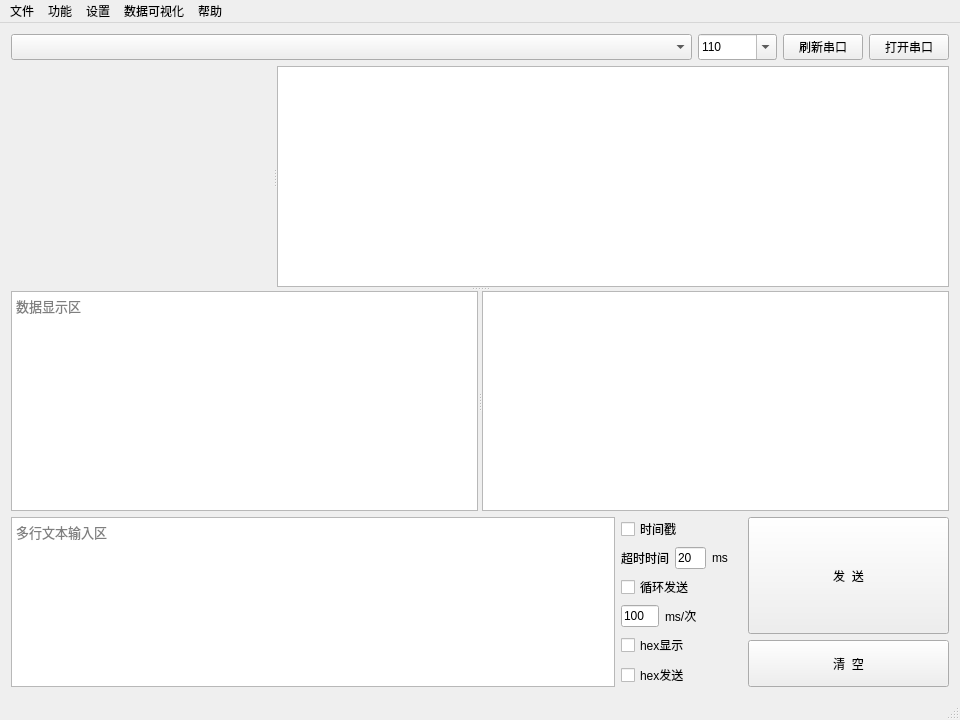
<?xml version="1.0" encoding="UTF-8"?>
<ui version="4.0">
 <class>MainWindow</class>
 <widget class="QMainWindow" name="MainWindow">
  <property name="geometry">
   <rect>
    <x>0</x>
    <y>0</y>
    <width>960</width>
    <height>720</height>
   </rect>
  </property>
  <property name="windowTitle">
   <string>串口调试助手</string>
  </property>
  <widget class="QWidget" name="centralWidget">
   <layout class="QGridLayout" name="gridLayout" rowstretch="1,18,1" columnstretch="0" rowminimumheight="0,0,0">
    <item row="0" column="0">
     <layout class="QHBoxLayout" name="horizontalLayout_info" stretch="1,0,0,0">
      <item>
       <widget class="QComboBox" name="comList">
        <property name="sizePolicy">
         <sizepolicy hsizetype="Preferred" vsizetype="Preferred">
          <horstretch>0</horstretch>
          <verstretch>0</verstretch>
         </sizepolicy>
        </property>
        <property name="editable">
         <bool>false</bool>
        </property>
       </widget>
      </item>
      <item>
       <widget class="QComboBox" name="baudrateList">
        <property name="sizePolicy">
         <sizepolicy hsizetype="Preferred" vsizetype="Preferred">
          <horstretch>0</horstretch>
          <verstretch>0</verstretch>
         </sizepolicy>
        </property>
        <property name="editable">
         <bool>true</bool>
        </property>
        <property name="currentText">
         <string>110</string>
        </property>
        <item>
         <property name="text">
          <string>110</string>
         </property>
        </item>
        <item>
         <property name="text">
          <string>300</string>
         </property>
        </item>
        <item>
         <property name="text">
          <string>600</string>
         </property>
        </item>
        <item>
         <property name="text">
          <string>1200</string>
         </property>
        </item>
        <item>
         <property name="text">
          <string>2400</string>
         </property>
        </item>
        <item>
         <property name="text">
          <string>4800</string>
         </property>
        </item>
        <item>
         <property name="text">
          <string>9600</string>
         </property>
        </item>
        <item>
         <property name="text">
          <string>14400</string>
         </property>
        </item>
        <item>
         <property name="text">
          <string>19200</string>
         </property>
        </item>
        <item>
         <property name="text">
          <string>38400</string>
         </property>
        </item>
        <item>
         <property name="text">
          <string>57600</string>
         </property>
        </item>
        <item>
         <property name="text">
          <string>74880</string>
         </property>
        </item>
        <item>
         <property name="text">
          <string>115200</string>
         </property>
        </item>
        <item>
         <property name="text">
          <string>128000</string>
         </property>
        </item>
        <item>
         <property name="text">
          <string>230400</string>
         </property>
        </item>
        <item>
         <property name="text">
          <string>256000</string>
         </property>
        </item>
        <item>
         <property name="text">
          <string>460800</string>
         </property>
        </item>
        <item>
         <property name="text">
          <string>500000</string>
         </property>
        </item>
        <item>
         <property name="text">
          <string>512000</string>
         </property>
        </item>
        <item>
         <property name="text">
          <string>600000</string>
         </property>
        </item>
        <item>
         <property name="text">
          <string>921600</string>
         </property>
        </item>
        <item>
         <property name="text">
          <string>1000000</string>
         </property>
        </item>
        <item>
         <property name="text">
          <string>1500000</string>
         </property>
        </item>
        <item>
         <property name="text">
          <string>2000000</string>
         </property>
        </item>
       </widget>
      </item>
      <item>
       <widget class="QPushButton" name="refreshCom">
        <property name="sizePolicy">
         <sizepolicy hsizetype="Minimum" vsizetype="Preferred">
          <horstretch>0</horstretch>
          <verstretch>0</verstretch>
         </sizepolicy>
        </property>
        <property name="text">
         <string>刷新串口</string>
        </property>
        <property name="shortcut">
         <string>F5</string>
        </property>
       </widget>
      </item>
      <item>
       <widget class="QPushButton" name="comSwitch">
        <property name="sizePolicy">
         <sizepolicy hsizetype="Minimum" vsizetype="Preferred">
          <horstretch>0</horstretch>
          <verstretch>0</verstretch>
         </sizepolicy>
        </property>
        <property name="text">
         <string>打开串口</string>
        </property>
        <property name="checkable">
         <bool>true</bool>
        </property>
       </widget>
      </item>
     </layout>
    </item>
    <item row="2" column="0">
     <layout class="QHBoxLayout" name="horizontalLayout_input" stretch="75,15,25">
      <item>
       <widget class="QTextEdit" name="textEdit">
        <property name="font">
         <font>
          <family>Consolas</family>
          <pointsize>10</pointsize>
         </font>
        </property>
        <property name="documentTitle">
         <string/>
        </property>
        <property name="html">
         <string>&lt;!DOCTYPE HTML PUBLIC &quot;-//W3C//DTD HTML 4.0//EN&quot; &quot;http://www.w3.org/TR/REC-html40/strict.dtd&quot;&gt;
&lt;html&gt;&lt;head&gt;&lt;meta name=&quot;qrichtext&quot; content=&quot;1&quot; /&gt;&lt;style type=&quot;text/css&quot;&gt;
p, li { white-space: pre-wrap; }
&lt;/style&gt;&lt;/head&gt;&lt;body style=&quot; font-family:'Consolas'; font-size:10pt; font-weight:400; font-style:normal;&quot;&gt;
&lt;p style=&quot;-qt-paragraph-type:empty; margin-top:0px; margin-bottom:0px; margin-left:0px; margin-right:0px; -qt-block-indent:0; text-indent:0px; font-family:'SimSun'; font-size:9pt;&quot;&gt;&lt;br /&gt;&lt;/p&gt;&lt;/body&gt;&lt;/html&gt;</string>
        </property>
        <property name="placeholderText">
         <string>多行文本输入区</string>
        </property>
       </widget>
      </item>
      <item>
       <layout class="QVBoxLayout" name="verticalLayout">
        <item>
         <widget class="QCheckBox" name="timeStampCheckBox">
          <property name="sizePolicy">
           <sizepolicy hsizetype="Minimum" vsizetype="Expanding">
            <horstretch>0</horstretch>
            <verstretch>0</verstretch>
           </sizepolicy>
          </property>
          <property name="text">
           <string>时间戳</string>
          </property>
         </widget>
        </item>
        <item>
         <layout class="QHBoxLayout" name="horizontalLayout" stretch="1,1,1">
          <item>
           <widget class="QLabel" name="label">
            <property name="text">
             <string>超时时间</string>
            </property>
           </widget>
          </item>
          <item>
           <widget class="QLineEdit" name="timeStampTimeOut">
            <property name="sizePolicy">
             <sizepolicy hsizetype="Expanding" vsizetype="Expanding">
              <horstretch>0</horstretch>
              <verstretch>0</verstretch>
             </sizepolicy>
            </property>
            <property name="text">
             <string>20</string>
            </property>
           </widget>
          </item>
          <item>
           <widget class="QLabel" name="label_3">
            <property name="text">
             <string>ms</string>
            </property>
           </widget>
          </item>
         </layout>
        </item>
        <item>
         <widget class="QCheckBox" name="cycleSendCheck">
          <property name="sizePolicy">
           <sizepolicy hsizetype="Minimum" vsizetype="Expanding">
            <horstretch>0</horstretch>
            <verstretch>0</verstretch>
           </sizepolicy>
          </property>
          <property name="text">
           <string>循环发送</string>
          </property>
         </widget>
        </item>
        <item>
         <layout class="QHBoxLayout" name="horizontalLayout_2" stretch="1,2">
          <item>
           <widget class="QLineEdit" name="sendInterval">
            <property name="sizePolicy">
             <sizepolicy hsizetype="Expanding" vsizetype="Expanding">
              <horstretch>0</horstretch>
              <verstretch>0</verstretch>
             </sizepolicy>
            </property>
            <property name="text">
             <string>100</string>
            </property>
           </widget>
          </item>
          <item>
           <widget class="QLabel" name="label_2">
            <property name="text">
             <string>ms/次</string>
            </property>
           </widget>
          </item>
         </layout>
        </item>
        <item>
         <widget class="QCheckBox" name="hexDisplay">
          <property name="sizePolicy">
           <sizepolicy hsizetype="Minimum" vsizetype="Expanding">
            <horstretch>0</horstretch>
            <verstretch>0</verstretch>
           </sizepolicy>
          </property>
          <property name="text">
           <string>hex显示</string>
          </property>
         </widget>
        </item>
        <item>
         <widget class="QCheckBox" name="hexSend">
          <property name="sizePolicy">
           <sizepolicy hsizetype="Minimum" vsizetype="Expanding">
            <horstretch>0</horstretch>
            <verstretch>0</verstretch>
           </sizepolicy>
          </property>
          <property name="text">
           <string>hex发送</string>
          </property>
         </widget>
        </item>
       </layout>
      </item>
      <item>
       <layout class="QGridLayout" name="gridLayout_2" rowstretch="5,2">
        <item row="1" column="0">
         <widget class="QPushButton" name="clearWindows">
          <property name="sizePolicy">
           <sizepolicy hsizetype="Minimum" vsizetype="Expanding">
            <horstretch>0</horstretch>
            <verstretch>0</verstretch>
           </sizepolicy>
          </property>
          <property name="text">
           <string>清  空</string>
          </property>
          <property name="shortcut">
           <string>Ctrl+Del</string>
          </property>
         </widget>
        </item>
        <item row="0" column="0">
         <widget class="QPushButton" name="sendButton">
          <property name="sizePolicy">
           <sizepolicy hsizetype="Minimum" vsizetype="Expanding">
            <horstretch>0</horstretch>
            <verstretch>0</verstretch>
           </sizepolicy>
          </property>
          <property name="text">
           <string>发  送</string>
          </property>
          <property name="shortcut">
           <string>Ctrl+Return</string>
          </property>
          <property name="default">
           <bool>false</bool>
          </property>
          <property name="flat">
           <bool>false</bool>
          </property>
         </widget>
        </item>
       </layout>
      </item>
     </layout>
    </item>
    <item row="1" column="0">
     <widget class="QSplitter" name="splitter_3">
      <property name="orientation">
       <enum>Qt::Vertical</enum>
      </property>
      <widget class="QSplitter" name="splitter_2">
       <property name="sizePolicy">
        <sizepolicy hsizetype="Preferred" vsizetype="Preferred">
         <horstretch>0</horstretch>
         <verstretch>0</verstretch>
        </sizepolicy>
       </property>
       <property name="orientation">
        <enum>Qt::Horizontal</enum>
       </property>
       <widget class="MyQCustomPlot" name="customPlot" native="true">
        <property name="sizePolicy">
         <sizepolicy hsizetype="Preferred" vsizetype="Expanding">
          <horstretch>0</horstretch>
          <verstretch>1</verstretch>
         </sizepolicy>
        </property>
        <property name="baseSize">
         <size>
          <width>0</width>
          <height>0</height>
         </size>
        </property>
       </widget>
       <widget class="QTableWidget" name="valueDisplay">
        <property name="contextMenuPolicy">
         <enum>Qt::CustomContextMenu</enum>
        </property>
       </widget>
      </widget>
      <widget class="QSplitter" name="splitter">
       <property name="minimumSize">
        <size>
         <width>0</width>
         <height>0</height>
        </size>
       </property>
       <property name="orientation">
        <enum>Qt::Horizontal</enum>
       </property>
       <widget class="QTextBrowser" name="textBrowser">
        <property name="font">
         <font>
          <family>Consolas</family>
          <pointsize>10</pointsize>
         </font>
        </property>
        <property name="contextMenuPolicy">
         <enum>Qt::CustomContextMenu</enum>
        </property>
        <property name="textInteractionFlags">
         <set>Qt::LinksAccessibleByKeyboard|Qt::LinksAccessibleByMouse|Qt::TextBrowserInteraction|Qt::TextSelectableByKeyboard|Qt::TextSelectableByMouse</set>
        </property>
        <property name="placeholderText">
         <string>数据显示区</string>
        </property>
        <property name="openExternalLinks">
         <bool>true</bool>
        </property>
       </widget>
       <widget class="QListWidget" name="multiString">
        <property name="font">
         <font>
          <family>Consolas</family>
          <pointsize>10</pointsize>
         </font>
        </property>
        <property name="contextMenuPolicy">
         <enum>Qt::CustomContextMenu</enum>
        </property>
       </widget>
      </widget>
     </widget>
    </item>
   </layout>
  </widget>
  <widget class="QStatusBar" name="statusBar"/>
  <widget class="QMenuBar" name="menuBar">
   <property name="geometry">
    <rect>
     <x>0</x>
     <y>0</y>
     <width>960</width>
     <height>26</height>
    </rect>
   </property>
   <widget class="QMenu" name="settings">
    <property name="title">
     <string>设置</string>
    </property>
    <widget class="QMenu" name="textCode">
     <property name="title">
      <string>编码规则</string>
     </property>
     <addaction name="actionGBK"/>
     <addaction name="actionUTF8"/>
    </widget>
    <widget class="QMenu" name="enterStyle">
     <property name="title">
      <string>回车样式</string>
     </property>
     <addaction name="action_winLikeEnter"/>
     <addaction name="action_unixLikeEnter"/>
    </widget>
    <addaction name="actionCOM_Config"/>
    <addaction name="textCode"/>
    <addaction name="enterStyle"/>
    <addaction name="actionKeyWordHighlight"/>
    <addaction name="separator"/>
    <addaction name="actionResetDefaultConfig"/>
    <addaction name="actionFontSetting"/>
    <addaction name="actionBackGroundColorSetting"/>
   </widget>
   <widget class="QMenu" name="help">
    <property name="title">
     <string>帮助</string>
    </property>
    <addaction name="actionManual"/>
    <addaction name="actionUsageStatistic"/>
    <addaction name="actionUpdate"/>
    <addaction name="actionAbout"/>
   </widget>
   <widget class="QMenu" name="file">
    <property name="title">
     <string>文件</string>
    </property>
    <addaction name="actionSaveOriginData"/>
    <addaction name="actionOpenOriginData"/>
    <addaction name="separator"/>
    <addaction name="actionSaveShowedData"/>
    <addaction name="separator"/>
    <addaction name="actionSavePlotData"/>
    <addaction name="actionSavePlotAsPicture"/>
    <addaction name="separator"/>
    <addaction name="actionSendFile"/>
   </widget>
   <widget class="QMenu" name="function">
    <property name="title">
     <string>功能</string>
    </property>
    <addaction name="actionMultiString"/>
    <addaction name="actionSTM32_ISP"/>
   </widget>
   <widget class="QMenu" name="plotter">
    <property name="title">
     <string>数据可视化</string>
    </property>
    <widget class="QMenu" name="protocol">
     <property name="title">
      <string>协议类型</string>
     </property>
     <addaction name="actionAscii"/>
     <addaction name="actionFloat"/>
     <addaction name="actionSumCheck"/>
    </widget>
    <widget class="QMenu" name="setting">
     <property name="title">
      <string>设置</string>
     </property>
     <widget class="QMenu" name="lineStyle_2">
      <property name="title">
       <string>线型</string>
      </property>
      <addaction name="actionLinePlot"/>
      <addaction name="actionScatterLinePlot"/>
      <addaction name="actionScatterPlot"/>
     </widget>
     <addaction name="lineStyle_2"/>
     <addaction name="actionAutoRefreshYAxis"/>
     <addaction name="actionOpenGL"/>
     <addaction name="separator"/>
    </widget>
    <addaction name="actionPlotterSwitch"/>
    <addaction name="setting"/>
    <addaction name="separator"/>
    <addaction name="actionValueDisplay"/>
    <addaction name="separator"/>
    <addaction name="protocol"/>
    <addaction name="separator"/>
   </widget>
   <addaction name="file"/>
   <addaction name="function"/>
   <addaction name="settings"/>
   <addaction name="plotter"/>
   <addaction name="help"/>
  </widget>
  <action name="actionAbout">
   <property name="text">
    <string>关于</string>
   </property>
   <property name="shortcut">
    <string>F4</string>
   </property>
  </action>
  <action name="actionUpdate">
   <property name="text">
    <string>检查更新</string>
   </property>
   <property name="shortcut">
    <string>F3</string>
   </property>
  </action>
  <action name="actionCOM_Config">
   <property name="text">
    <string>串口设置</string>
   </property>
   <property name="toolTip">
    <string>串口设置</string>
   </property>
  </action>
  <action name="actionManual">
   <property name="text">
    <string>使用教程</string>
   </property>
   <property name="toolTip">
    <string>使用教程</string>
   </property>
   <property name="shortcut">
    <string>F1</string>
   </property>
  </action>
  <action name="actionSaveOriginData">
   <property name="text">
    <string>保存原始数据</string>
   </property>
   <property name="toolTip">
    <string>保存所有字符</string>
   </property>
   <property name="shortcut">
    <string>Ctrl+S</string>
   </property>
  </action>
  <action name="actionOpenOriginData">
   <property name="text">
    <string>打开原始数据</string>
   </property>
   <property name="toolTip">
    <string>读取原始数据</string>
   </property>
   <property name="shortcut">
    <string>Ctrl+O</string>
   </property>
  </action>
  <action name="actionUTF8">
   <property name="checkable">
    <bool>true</bool>
   </property>
   <property name="text">
    <string>UTF8</string>
   </property>
  </action>
  <action name="action_winLikeEnter">
   <property name="checkable">
    <bool>true</bool>
   </property>
   <property name="text">
    <string>\r\n</string>
   </property>
  </action>
  <action name="action_unixLikeEnter">
   <property name="checkable">
    <bool>true</bool>
   </property>
   <property name="text">
    <string>\n</string>
   </property>
  </action>
  <action name="actionSaveShowedData">
   <property name="text">
    <string>保存显示数据</string>
   </property>
   <property name="toolTip">
    <string>保存可见字符</string>
   </property>
  </action>
  <action name="actionSTM32_ISP">
   <property name="enabled">
    <bool>true</bool>
   </property>
   <property name="text">
    <string>STM32-ISP</string>
   </property>
  </action>
  <action name="actionMultiString">
   <property name="checkable">
    <bool>true</bool>
   </property>
   <property name="checked">
    <bool>true</bool>
   </property>
   <property name="text">
    <string>多字符串</string>
   </property>
  </action>
  <action name="actionPlotterSwitch">
   <property name="checkable">
    <bool>true</bool>
   </property>
   <property name="checked">
    <bool>true</bool>
   </property>
   <property name="text">
    <string>绘图器</string>
   </property>
   <property name="iconVisibleInMenu">
    <bool>true</bool>
   </property>
  </action>
  <action name="actionAscii">
   <property name="checkable">
    <bool>true</bool>
   </property>
   <property name="checked">
    <bool>true</bool>
   </property>
   <property name="text">
    <string>Ascii</string>
   </property>
  </action>
  <action name="actionFloat">
   <property name="checkable">
    <bool>true</bool>
   </property>
   <property name="text">
    <string>Float</string>
   </property>
  </action>
  <action name="actionLinePlot">
   <property name="checkable">
    <bool>true</bool>
   </property>
   <property name="checked">
    <bool>true</bool>
   </property>
   <property name="text">
    <string>线图</string>
   </property>
  </action>
  <action name="actionScatterLinePlot">
   <property name="checkable">
    <bool>true</bool>
   </property>
   <property name="text">
    <string>点线图</string>
   </property>
  </action>
  <action name="actionScatterPlot">
   <property name="checkable">
    <bool>true</bool>
   </property>
   <property name="text">
    <string>散点图</string>
   </property>
  </action>
  <action name="actiondebug">
   <property name="checkable">
    <bool>true</bool>
   </property>
   <property name="text">
    <string>绘图测试</string>
   </property>
   <property name="toolTip">
    <string>绘图测试</string>
   </property>
   <property name="statusTip">
    <string>该功能会发送数据，你需要短接Tx和Rx</string>
   </property>
   <property name="whatsThis">
    <string/>
   </property>
  </action>
  <action name="actionResetDefaultConfig">
   <property name="checkable">
    <bool>true</bool>
   </property>
   <property name="text">
    <string>恢复默认设置</string>
   </property>
  </action>
  <action name="actionSavePlotData">
   <property name="text">
    <string>保存曲线数据</string>
   </property>
  </action>
  <action name="actionSavePlotAsPicture">
   <property name="text">
    <string>保存曲线图片</string>
   </property>
  </action>
  <action name="actionKeyWordHighlight">
   <property name="checkable">
    <bool>true</bool>
   </property>
   <property name="checked">
    <bool>true</bool>
   </property>
   <property name="text">
    <string>关键字高亮</string>
   </property>
  </action>
  <action name="actionUsageStatistic">
   <property name="text">
    <string>使用统计</string>
   </property>
   <property name="shortcut">
    <string>F2</string>
   </property>
  </action>
  <action name="actionSendFile">
   <property name="text">
    <string>发送文件</string>
   </property>
  </action>
  <action name="actionGBK">
   <property name="checkable">
    <bool>true</bool>
   </property>
   <property name="checked">
    <bool>false</bool>
   </property>
   <property name="text">
    <string>GBK</string>
   </property>
  </action>
  <action name="actionHidePlotData">
   <property name="checkable">
    <bool>true</bool>
   </property>
   <property name="text">
    <string>隐藏绘图数据</string>
   </property>
  </action>
  <action name="actionValueDisplay">
   <property name="checkable">
    <bool>true</bool>
   </property>
   <property name="text">
    <string>数值显示器</string>
   </property>
  </action>
  <action name="actionAutoRefreshYAxis">
   <property name="checkable">
    <bool>true</bool>
   </property>
   <property name="checked">
    <bool>true</bool>
   </property>
   <property name="text">
    <string>自动刷新Y轴</string>
   </property>
  </action>
  <action name="actionOpenGL">
   <property name="checkable">
    <bool>true</bool>
   </property>
   <property name="text">
    <string>GPU加速</string>
   </property>
  </action>
  <action name="actionFontSetting">
   <property name="text">
    <string>字体设置</string>
   </property>
  </action>
  <action name="actionBackGroundColorSetting">
   <property name="text">
    <string>背景色设置</string>
   </property>
  </action>
  <action name="actionSumCheck">
   <property name="checkable">
    <bool>true</bool>
   </property>
   <property name="text">
    <string>和校验</string>
   </property>
   <property name="toolTip">
    <string>和校验</string>
   </property>
  </action>
 </widget>
 <layoutdefault spacing="6" margin="11"/>
 <customwidgets>
  <customwidget>
   <class>MyQCustomPlot</class>
   <extends>QWidget</extends>
   <header>myqcustomplot.h</header>
   <container>1</container>
  </customwidget>
 </customwidgets>
 <resources/>
 <connections/>
</ui>
